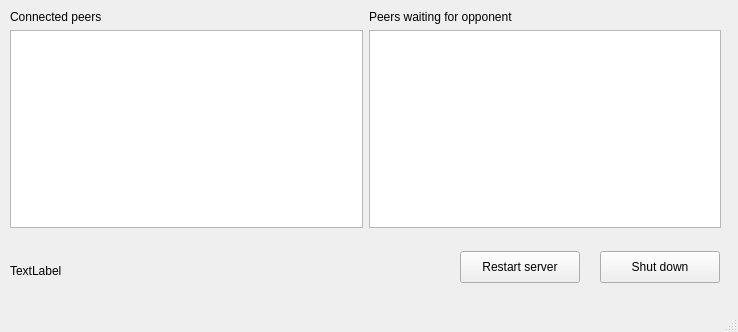
<?xml version="1.0" encoding="UTF-8"?>
<ui version="4.0">
 <class>Server</class>
 <widget class="QMainWindow" name="Server">
  <property name="geometry">
   <rect>
    <x>0</x>
    <y>0</y>
    <width>738</width>
    <height>332</height>
   </rect>
  </property>
  <property name="windowTitle">
   <string>Server</string>
  </property>
  <widget class="QWidget" name="centralwidget">
   <widget class="QWidget" name="layoutWidget">
    <property name="geometry">
     <rect>
      <x>10</x>
      <y>10</y>
      <width>711</width>
      <height>218</height>
     </rect>
    </property>
    <layout class="QHBoxLayout" name="horizontalLayout">
     <item>
      <layout class="QVBoxLayout" name="verticalLayout">
       <item>
        <widget class="QLabel" name="peersLabel">
         <property name="text">
          <string>Connected peers</string>
         </property>
        </widget>
       </item>
       <item>
        <widget class="QListWidget" name="peerList"/>
       </item>
      </layout>
     </item>
     <item>
      <layout class="QVBoxLayout" name="verticalLayout_2">
       <item>
        <widget class="QLabel" name="gamesLabel">
         <property name="text">
          <string>Peers waiting for opponent</string>
         </property>
        </widget>
       </item>
       <item>
        <widget class="QListWidget" name="gameList">
         <property name="font">
          <font>
           <family>Segoe UI</family>
          </font>
         </property>
        </widget>
       </item>
      </layout>
     </item>
    </layout>
   </widget>
   <widget class="QLabel" name="statusLabel">
    <property name="geometry">
     <rect>
      <x>10</x>
      <y>240</y>
      <width>351</width>
      <height>61</height>
     </rect>
    </property>
    <property name="text">
     <string>TextLabel</string>
    </property>
   </widget>
   <widget class="QWidget" name="layoutWidget">
    <property name="geometry">
     <rect>
      <x>460</x>
      <y>250</y>
      <width>262</width>
      <height>34</height>
     </rect>
    </property>
    <layout class="QHBoxLayout" name="horizontalLayout_2">
     <property name="spacing">
      <number>20</number>
     </property>
     <item>
      <widget class="QPushButton" name="restartButton">
       <property name="minimumSize">
        <size>
         <width>120</width>
         <height>32</height>
        </size>
       </property>
       <property name="maximumSize">
        <size>
         <width>120</width>
         <height>32</height>
        </size>
       </property>
       <property name="text">
        <string>Restart server</string>
       </property>
      </widget>
     </item>
     <item>
      <widget class="QPushButton" name="stopButton">
       <property name="minimumSize">
        <size>
         <width>120</width>
         <height>32</height>
        </size>
       </property>
       <property name="maximumSize">
        <size>
         <width>120</width>
         <height>32</height>
        </size>
       </property>
       <property name="text">
        <string>Shut down</string>
       </property>
      </widget>
     </item>
    </layout>
   </widget>
  </widget>
  <widget class="QMenuBar" name="menubar">
   <property name="geometry">
    <rect>
     <x>0</x>
     <y>0</y>
     <width>738</width>
     <height>22</height>
    </rect>
   </property>
  </widget>
  <widget class="QStatusBar" name="statusbar"/>
  <action name="actiondad">
   <property name="text">
    <string>dad</string>
   </property>
  </action>
 </widget>
 <resources/>
 <connections/>
</ui>
